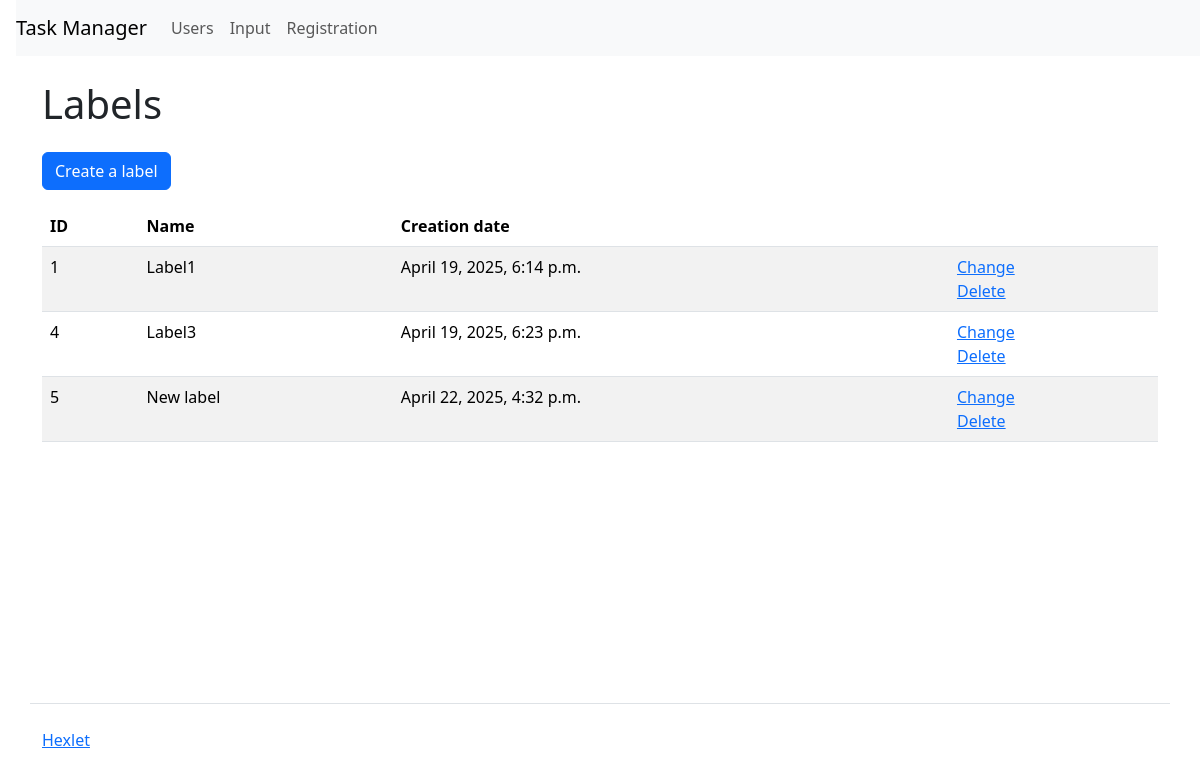
Before: /labels/ with the older database file.
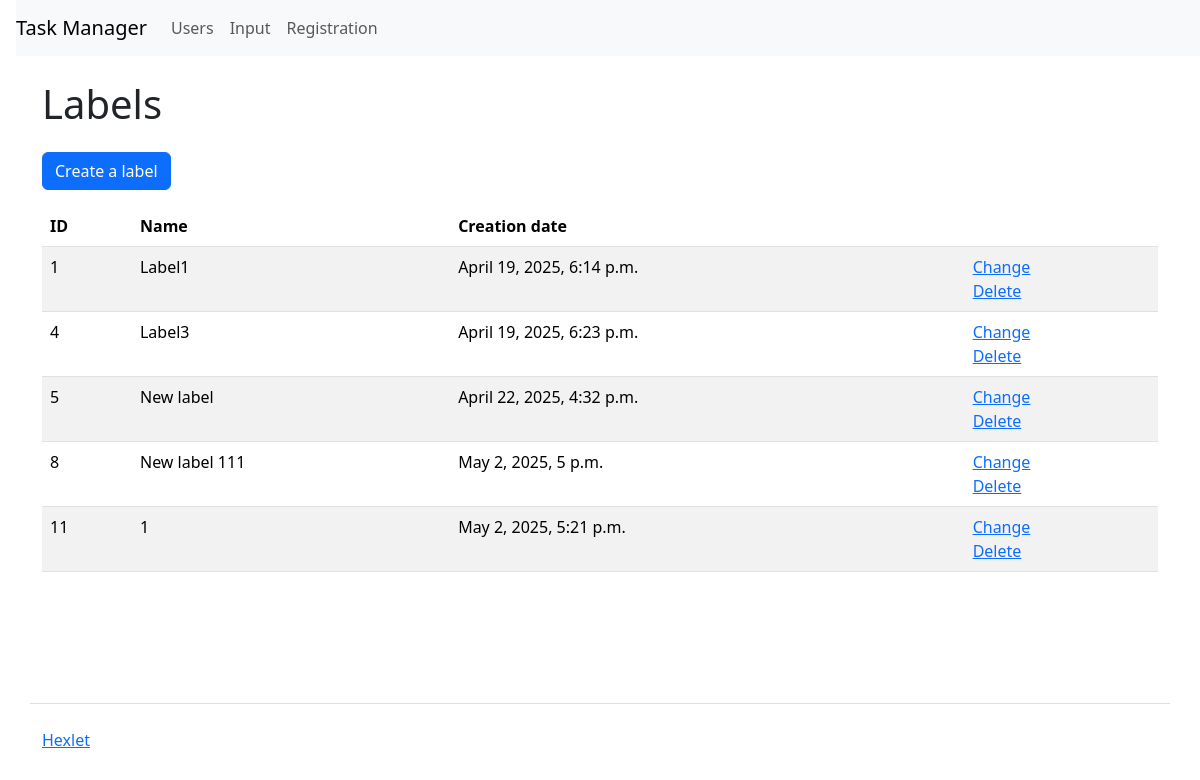
After: the same page with the newer database file.
### task_manager/labels/models.py (models this page shows, shortened)
class Labels(models.Model):
    name = models.TextField(max_length=150, verbose_name=_('Name'))
    created_at = models.DateTimeField(auto_now_add=True, verbose_name=_('Creation date'))
    updated_at = models.DateTimeField(auto_now=True, verbose_name=_('Update date'))

### task_manager/labels/views.py (the view)
# urls.py: path('', views.IndexView.as_view(), name='index'),
class IndexView(View):
    def get(self, request, *args, **kwargs):
        labels = Labels.objects.all()
        return render(request, 'labels/index.html', context={
            'name': _('Labels'),
            'labels': labels,
        })

### task_manager/templates/labels/index.html
{% extends "index.html" %}
{% load i18n %}
{% block context %}
<a class="btn btn-primary mb-3" href="/labels/create/" role="button">{% translate 'Create a label' %}</a>
<table class="table table-striped">
    <thead>
      <tr>
        <th>{% translate 'ID' %}</th>
        <th>{% translate 'Name' %}</th>
        <th>{% translate 'Creation date' %}</th>
        <th></th>
      </tr>
    </thead>
    <tbody>
      {% if labels %}
      {% for label in labels %}
        <tr>
          <td>{{ label.id }}</td>
          <td>{{ label.name }}</td>
          <td>{{ label.created_at }}</td>
          <td>
            <a href="/labels/{{ label.id }}/update/">{% translate 'Сhange' %}</a>
            <br>
            <a href="/labels/{{ label.id }}/delete/">{% translate 'Delete' %}</a>
          </td>
        </tr>
      {% endfor %}
      {% endif %}
    </tbody>
  </table>
{% endblock %}

Changed rows visible on the page:
added Labels: id "8", name "New label 111", created_at "May 2, 2025, 5 p.m."
added Labels: id "11", name "1", created_at "May 2, 2025, 5:21 p.m."
